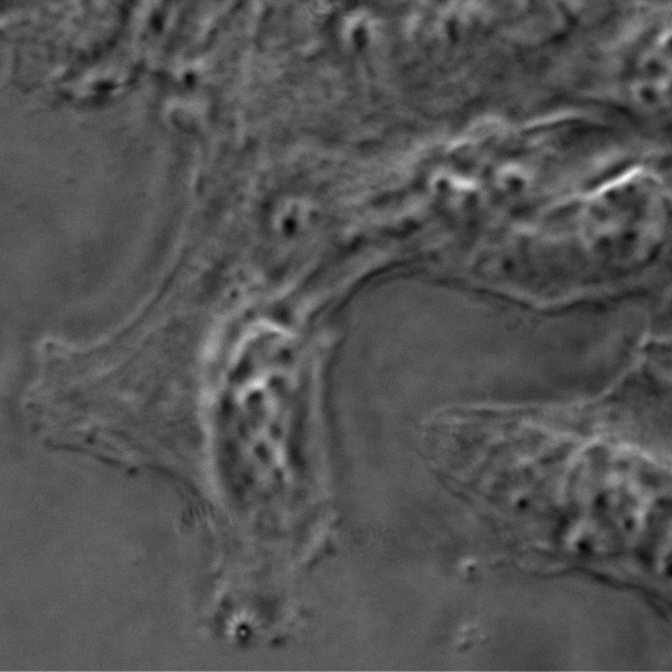
%> input picture dataset/Phasedata/1.tif, 672 x 672 px
$ octave fDPC.m   (GNU Octave 9; MATLAB toolbox functions it lacks are replaced by stand-ins)
%> lines starting %> are read from the running program, lines starting %| are printed output that depends on the picture
clear;close;

I1 = imread("...\datasets\exp1\1.tif");
%> I1 is the input picture: size 672x672 uint16; min 9727, max 24428, mean 14617.4
I2 = imread("...\datasets\exp1\2.tif");
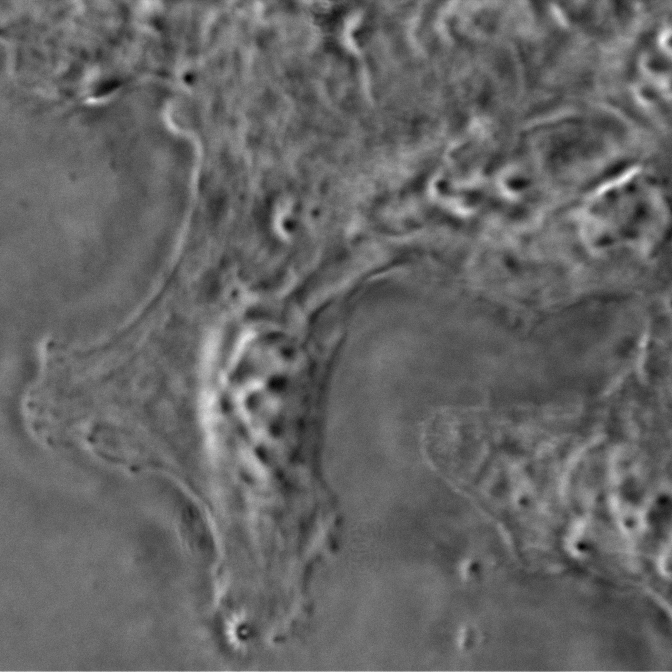
%> input picture dataset/Phasedata/2.tif, 672 x 672 px
%> I2 is the input picture: size 672x672 uint16; min 9672, max 22165, mean 14666.2

I_bf = (I1+I2)/2;
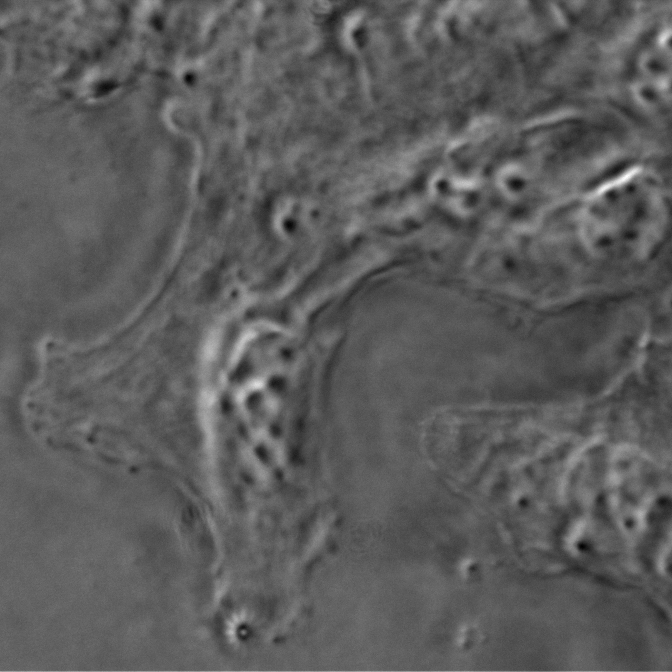
%> I_bf: size 672x672 uint16; min 9787, max 23149, mean 14642; drawn with min black and max white
I_ph = (I1-I2)./I_bf;
%> I_ph: size 672x672 uint16; every value is 0

subplot(2,2,1);imshow(I1);
subplot(2,2,2);imshow(I2);
subplot(2,2,3);imshow(I_bf,[]);
subplot(2,2,4);imshow(I_ph,[]);
